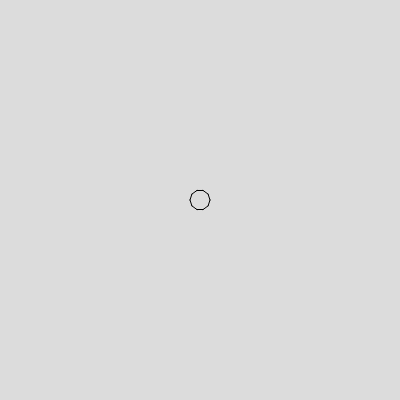
Frame 1 (no input)
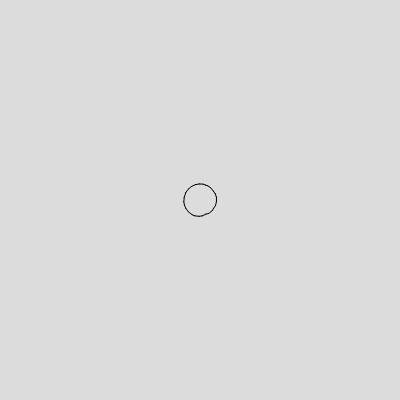
Frame 60 (no input)
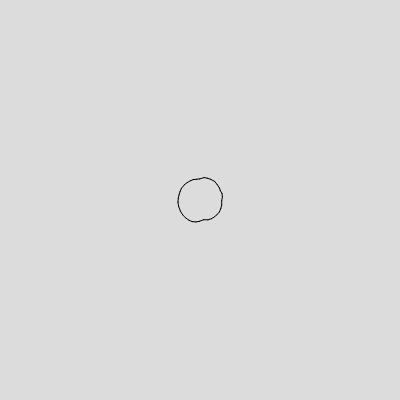
Frame 120 (the mouse pressed at the canvas centre since frame 60)

The p5.js sketch that drew these frames (run headless with seeded random() and noise() and a simulated clock; from frame 60 on, the mouse is pressed at the canvas centre):

// p5.js sketch
// ── sketch.js
let nodes = [];
let num = 10;
let r = 10;
let insertDistance = 5;
let separationDistance = insertDistance * 2;
let margin = 30;
let maxPoints = 3000;

let quadtree;
let boundary;
let capacity = 10;

function setup() {
  createCanvas(400, 400);

  boundary = new Rect(width / 2, height / 2, width / 2, height / 2);
  quadtree = new QuadTree(boundary, capacity);

  for (let i = 0; i < num; i++) {
    let angle = (TWO_PI / num) * i;
    let x = width / 2 + r * cos(angle);
    let y = height / 2 + r * sin(angle);
    nodes[i] = new Node(x, y);
  }
}

function draw() {
  background(220);
  // console.log(frameRate())

  quadtree.clearQuadtree();
  for (let i = 0; i < nodes.length; i++) {
    let p = new Point(nodes[i].position.x, nodes[i].position.y, nodes[i]);
    quadtree.insert(p);
  }

  // print(frameRate());
  for (let i = 0; i < nodes.length; i++) {
    let n1 = nodes[i].position;
    let n2 = nodes[(i + 1) % nodes.length].position;
    line(n1.x, n1.y, n2.x, n2.y);
  }

  for (let i = 0; i < nodes.length; i++) {
    let range = new Circle(
      nodes[i].position.x,
      nodes[i].position.y,
      separationDistance
    );
    let neighbors = [];
    quadtree.query(range, neighbors);

    nodes[i].update(nodes, neighbors);
    // nodes[i].display();
  }

  if (nodes.length < maxPoints) {
    insert();
  } else {
    noLoop();
    print("Max Points Reached");
  }
}

function insert() {
  for (let i = 0; i < nodes.length; i++) {
    let n1 = nodes[i].position;
    let n2 = nodes[(i + 1) % nodes.length].position;
    let diff = p5.Vector.sub(n2, n1);

    if (diff.mag() > insertDistance) {
      diff.mult(0.5);
      let insertIndex = (i + 1) % nodes.length;
      nodes.splice(insertIndex, 0, new Node(n1.x + diff.x, n1.y + diff.y));
    }
  }
}

// ── node.js
class Node {
  constructor(x, y) {
    this.position = createVector(x, y);
    this.velocity = createVector(0, 0);
    this.acceleration = createVector(0, 0);

    this.maxSpeed = 1;
    this.maxForce = 1;
  }

  cohesion(nodes) {
    let steering = createVector();
    let total = 0;

    let thisIndex = nodes.indexOf(this);
    let nextIndex = (thisIndex + 1) % nodes.length;
    let prevIndex = (thisIndex - 1 + nodes.length) % nodes.length;
    steering.add(nodes[nextIndex].position);
    steering.add(nodes[prevIndex].position);
    total += 2;

    if (total > 0) {
      steering.div(total);
      steering.sub(this.position);
      steering.setMag(this.maxSpeed);
      steering.sub(this.velocity);
      steering.limit(this.maxForce);
    }

    return steering;
  }

  separation(neighbors) {
    let steering = createVector();
    let total = 0;

    for (let i = 0; i < neighbors.length; i++) {
      let distance = dist(
        this.position.x,
        this.position.y,
        neighbors[i].position.x,
        neighbors[i].position.y
      );
      if (this != neighbors[i] && distance < separationDistance) {
        let diff = p5.Vector.sub(this.position, neighbors[i].position);
        diff.div(distance * distance);
        steering.add(diff);
        total += 1;
      }
    }

    if (total > 0) {
      steering.div(total);
      steering.setMag(this.maxSpeed);
      steering.sub(this.velocity);
      steering.limit(this.maxForce);
    }

    return steering;
  }

  checkBorders() {
    let left = margin;
    let right = width - margin;
    let top = margin;
    let bottom = height - margin;

    if (this.position.x > right) {
      this.position.x = right;
      this.velocity.x *= -1;
    } else if (this.position.x < left) {
      this.position.x = left;
      this.velocity.x *= -1;
    }

    if (this.position.y > bottom) {
      this.position.y = bottom;
      this.velocity.y *= -1;
    } else if (this.position.y < top) {
      this.position.y = top;
      this.velocity.y *= -1;
    }
  }

  update(nodes, neighbors) {
    let separation = this.separation(neighbors);
    let cohesion = this.cohesion(nodes);

    this.acceleration.add(separation);
    this.acceleration.add(cohesion);

    this.checkBorders();
    this.velocity.add(this.acceleration);
    this.velocity.limit(this.maxSpeed);
    this.position.add(this.velocity);
    this.acceleration.mult(0);
  }

  display() {
    fill(0);
    ellipse(this.position.x, this.position.y, 5, 5);
  }
}

// ── quadtree.js
class Point {
  constructor(x, y, userData) {
    this.x = x;
    this.y = y;
    this.userData = userData;
  }
}

class Circle {
  constructor(x, y, r) {
    this.x = x;
    this.y = y;
    this.r = r;
  }

  contains(point) {
    let distX = Math.abs(this.x - point.x);
    let distY = Math.abs(this.y - point.y);
    let distance = Math.sqrt(Math.pow(distX, 2) + Math.pow(distY, 2));

    if (distance <= this.r) {
      return true;
    } else {
      return false;
    }
  }

  intersects(boundary) {
    let closeX = this.x;
    let closeY = this.y;

    if (this.x < boundary.x - boundary.w) {
      closeX = boundary.x - boundary.w;
    } else if (closeX > boundary.x + boundary.w) {
      closeX = boundary.x + boundary.w;
    }

    if (this.y > boundary.y + boundary.h) {
      closeY = boundary.y + boundary.h;
    } else if (this.y < boundary.y - boundary.h) {
      closeY = boundary.y - boundary.h;
    }

    let distX = Math.abs(this.x - closeX);
    let distY = Math.abs(this.y - closeY);
    let distance = Math.sqrt(Math.pow(distX, 2) + Math.pow(distY, 2));

    if (distance <= this.r) {
      return true;
    } else {
      return false;
    }
  }
}

class Rect {
  constructor(x, y, w, h) {
    this.x = x;
    this.y = y;
    this.w = w;
    this.h = h;
  }

  contains(point) {
    if (
      point.x >= this.x - this.w &&
      point.x < this.x + this.w &&
      point.y >= this.y - this.h &&
      point.y < this.y + this.h
    ) {
      return true;
    } else {
      return false;
    }
  }

  intersects(boundary) {
    let boundaryR = boundary.x + boundary.w;
    let boundaryL = boundary.x - boundary.w;
    let boundaryT = boundary.y - boundary.h;
    let boundaryB = boundary.y + boundary.h;

    let rangeR = this.x + this.w;
    let rangeL = this.x - this.w;
    let rangeT = this.y - this.h;
    let rangeB = this.y + this.h;

    if (
      boundaryR >= rangeL &&
      boundaryL <= rangeR &&
      boundaryT <= rangeB &&
      boundaryB >= rangeT
    ) {
      return true;
    } else {
      return false;
    }
  }
}

class QuadTree {
  constructor(boundary, capacity) {
    this.boundary = boundary;
    this.capacity = capacity;
    this.points = [];
    this.divided = false;
  }

  clearQuadtree() {
    this.points = [];
    this.divided = false;
  }

  insert(point) {
    if (!this.boundary.contains(point)) {
      return false;
    }

    if (this.points.length < this.capacity) {
      this.points.push(point);
      return true;
    } else {
      if (!this.divided) {
        this.subdivide();
      }

      if (this.northeast.insert(point)) {
        return true;
      } else if (this.northwest.insert(point)) {
        return true;
      } else if (this.southeast.insert(point)) {
        return true;
      } else if (this.southwest.insert(point)) {
        return true;
      }
    }

    return false;
  }

  subdivide() {
    let x = this.boundary.x;
    let y = this.boundary.y;
    let w = this.boundary.w;
    let h = this.boundary.h;

    let northeastBoundary = new Rect(x + w / 2, y - h / 2, w / 2, h / 2);
    this.northeast = new QuadTree(northeastBoundary, this.capacity);
    let northwestBoundary = new Rect(x - w / 2, y - h / 2, w / 2, h / 2);
    this.northwest = new QuadTree(northwestBoundary, this.capacity);
    let southeastBoundary = new Rect(x + w / 2, y + h / 2, w / 2, h / 2);
    this.southeast = new QuadTree(southeastBoundary, this.capacity);
    let southwestBoundary = new Rect(x - w / 2, y + h / 2, w / 2, h / 2);
    this.southwest = new QuadTree(southwestBoundary, this.capacity);

    this.divided = true;
  }

  query(range, found) {
    if (!range.intersects(this.boundary)) {
      return false;
    } else {
      for (let i = 0; i < this.points.length; i++) {
        if (range.contains(this.points[i])) {
          found.push(this.points[i].userData);
        }
      }

      if (this.divided) {
        this.northeast.query(range, found);
        this.northwest.query(range, found);
        this.southeast.query(range, found);
        this.southwest.query(range, found);
      }
    }

    return found;
  }

  display() {
    stroke(100);
    noFill();
    rectMode(CENTER);
    rect(
      this.boundary.x,
      this.boundary.y,
      this.boundary.w * 2,
      this.boundary.h * 2
    );

    if (this.divided) {
      this.northeast.display();
      this.northwest.display();
      this.southeast.display();
      this.southwest.display();
    }
  }
}
